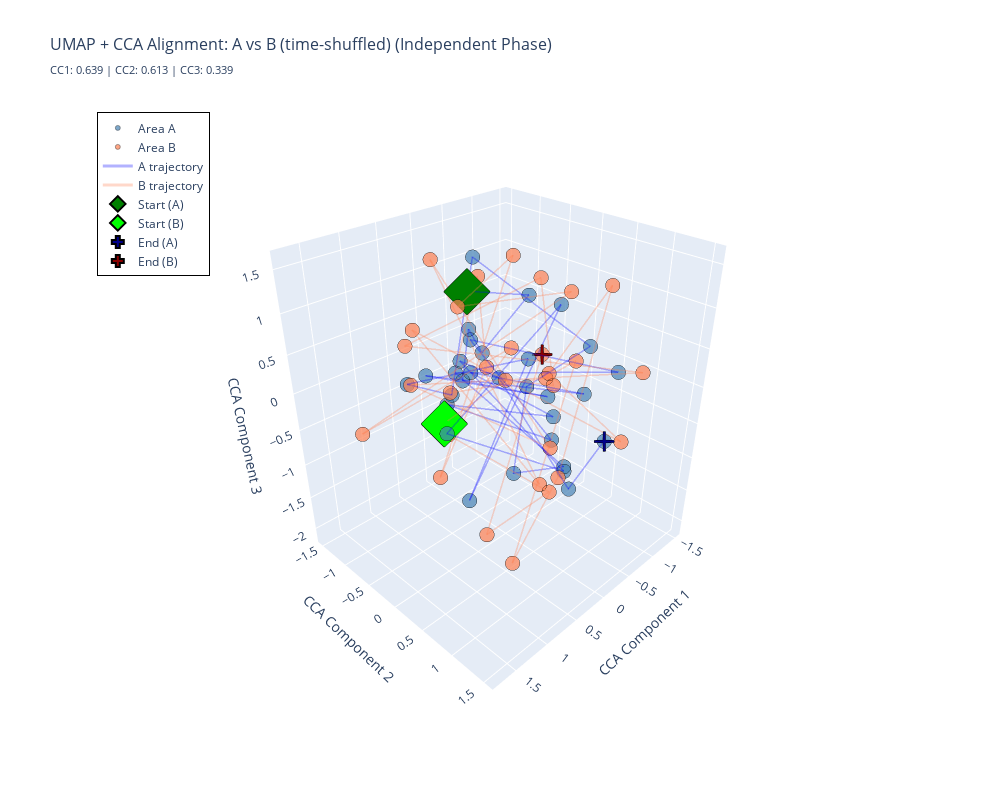

The notebook cell saved with this chart:
### Markdown cell above
### 5.2 Control: Time-Shuffled Data

Test the robustness of observed correlations by time-shuffling region B's activity. This control helps determine whether CCA alignment reflects true temporal coupling or is merely an artifact of the analysis method.

### Code cell
rng = np.random.default_rng(0)
perm = rng.permutation(A_indep.shape[0])
B_indep_shuff = B_indep[perm]

# Independent phase: UMAP + CCA alignment
Z_A_cca, Z_B_cca, cca_model, fig = plot_umap_cca_alignment(
    X_A               = A_indep,
    X_B               = B_indep_shuff,
    use_joint_umap    = False,
    n_umap_components = 5,
    n_cca_components  = 3,
    random_state      = 42,
    title             = "UMAP + CCA Alignment: A vs B (time-shuffled) (Independent Phase)",
    width             = 1000,
    height            = 800,
    point_size        = 5,
    alpha             = 0.7,
)

### Figure 1 — Plotly figure (JSON) as saved in the notebook; plotly's stock layout.template omitted (floating-point values rounded to 4 significant figures)
{"data": [{"hovertemplate": "Area A<br>CC1: %{x:.3f}<br>CC2: %{y:.3f}<br>CC3: %{z:.3f}<extra></extra>", "marker": {"color": "steelblue", "line": {"color": "black", "width": 0.5}, "opacity": 0.7, "size": 5}, "mode": "markers", "name": "Area A", "type": "scatter3d", "x": [0.3409, 0.001726, 0.2351, -0.2836, 0.1241, -0.1658, 0.2631, -0.3249, 0.07304, -0.2791, 0.4211, -0.6642, 0.1955, -0.6323, 0.4545, 0.1212, -0.09074, -0.5857, -0.1172, -0.2294, -0.09805, 0.4729, -0.2729, 0.8561, -1.071, 0.8845, 0.596, -0.6277, 0.876, -0.3318, -0.1414], "y": [-0.2755, 0.3229, -0.1614, -0.9439, -0.6284, 0.4934, -1.164, 0.8862, -0.5347, 0.4927, -0.5893, 0.1524, -0.394, 1.102, -0.3792, 1.014, 0.04067, -0.2227, 1.087, -0.7886, -1.096, -1.28, 0.08154, 0.251, -0.128, -0.06422, 1.404, -1.513, 0.753, 0.74, 1.343], "z": [1.21, 1.243, 0.4707, 0.3292, -0.1198, 0.002182, -0.2049, 0.1344, 0.01128, -0.3166, -0.3153, -0.9869, 0.5394, 0.3739, 0.2131, -0.5658, -1.274, -0.3242, 0.8695, 1.317, -0.6069, -0.2907, 0.2971, -1.061, 0.6695, -0.2724, -0.1802, -0.4581, 0.76, -1.271, -0.1928]}, {"hovertemplate": "Area B<br>CC1: %{x:.3f}<br>CC2: %{y:.3f}<br>CC3: %{z:.3f}<extra></extra>", "marker": {"color": "coral", "line": {"color": "black", "width": 0.5}, "opacity": 0.7, "size": 5}, "mode": "markers", "name": "Area B", "type": "scatter3d", "x": [0.714, 0.2542, -1.066, -0.04675, 0.4365, -1.508, 0.5478, 0.5077, 0.4015, -0.1736, 0.6615, -0.5627, 0.3424, -0.6285, -0.3353, 0.4775, -1.289, -1.303, 1.003, -0.9201, -0.03121, 0.5431, -0.6256, 1.263, -1.025, 1.745, -0.07558, -0.1248, 0.9674, 0.2884, -0.4384], "y": [-0.3095, 0.2269, -0.1943, 0.442, -1.318, 0.8533, -1.11, 1.132, -0.7925, 0.4071, -0.859, 1.274, 0.9352, 0.9313, 0.5625, 0.5824, -0.02118, -0.5387, 0.1559, -1.447, -0.3685, -0.6356, -0.5197, 0.6101, 0.05813, -0.4327, -0.006639, -1.233, 1.535, -0.06267, 0.1446], "z": [-0.3246, 0.2785, -0.4868, 1.457, 0.2171, -0.06537, -0.2035, -0.06966, 1.449, -1.297, 0.661, -0.4346, 0.6725, 1.345, -1.194, -2.057, -0.1466, -0.6081, 0.3954, 0.7076, 0.1078, -1.36, 1.306, 1.589, 0.9037, -0.05078, 0.4779, -1.304, -0.1712, -2.113, 0.3186]}, {"hoverinfo": "skip", "line": {"color": "blue", "width": 3}, "mode": "lines", "name": "A trajectory", "opacity": 0.3, "type": "scatter3d", "x": [0.3409, 0.001726, 0.2351, -0.2836, 0.1241, -0.1658, 0.2631, -0.3249, 0.07304, -0.2791, 0.4211, -0.6642, 0.1955, -0.6323, 0.4545, 0.1212, -0.09074, -0.5857, -0.1172, -0.2294, -0.09805, 0.4729, -0.2729, 0.8561, -1.071, 0.8845, 0.596, -0.6277, 0.876, -0.3318, -0.1414], "y": [-0.2755, 0.3229, -0.1614, -0.9439, -0.6284, 0.4934, -1.164, 0.8862, -0.5347, 0.4927, -0.5893, 0.1524, -0.394, 1.102, -0.3792, 1.014, 0.04067, -0.2227, 1.087, -0.7886, -1.096, -1.28, 0.08154, 0.251, -0.128, -0.06422, 1.404, -1.513, 0.753, 0.74, 1.343], "z": [1.21, 1.243, 0.4707, 0.3292, -0.1198, 0.002182, -0.2049, 0.1344, 0.01128, -0.3166, -0.3153, -0.9869, 0.5394, 0.3739, 0.2131, -0.5658, -1.274, -0.3242, 0.8695, 1.317, -0.6069, -0.2907, 0.2971, -1.061, 0.6695, -0.2724, -0.1802, -0.4581, 0.76, -1.271, -0.1928]}, {"hoverinfo": "skip", "line": {"color": "coral", "width": 3}, "mode": "lines", "name": "B trajectory", "opacity": 0.3, "type": "scatter3d", "x": [0.714, 0.2542, -1.066, -0.04675, 0.4365, -1.508, 0.5478, 0.5077, 0.4015, -0.1736, 0.6615, -0.5627, 0.3424, -0.6285, -0.3353, 0.4775, -1.289, -1.303, 1.003, -0.9201, -0.03121, 0.5431, -0.6256, 1.263, -1.025, 1.745, -0.07558, -0.1248, 0.9674, 0.2884, -0.4384], "y": [-0.3095, 0.2269, -0.1943, 0.442, -1.318, 0.8533, -1.11, 1.132, -0.7925, 0.4071, -0.859, 1.274, 0.9352, 0.9313, 0.5625, 0.5824, -0.02118, -0.5387, 0.1559, -1.447, -0.3685, -0.6356, -0.5197, 0.6101, 0.05813, -0.4327, -0.006639, -1.233, 1.535, -0.06267, 0.1446], "z": [-0.3246, 0.2785, -0.4868, 1.457, 0.2171, -0.06537, -0.2035, -0.06966, 1.449, -1.297, 0.661, -0.4346, 0.6725, 1.345, -1.194, -2.057, -0.1466, -0.6081, 0.3954, 0.7076, 0.1078, -1.36, 1.306, 1.589, 0.9037, -0.05078, 0.4779, -1.304, -0.1712, -2.113, 0.3186]}, {"hovertemplate": "Start (A)<br>CC1: %{x:.3f}<br>CC2: %{y:.3f}<br>CC3: %{z:.3f}<extra></extra>", "marker": {"color": "green", "line": {"color": "black", "width": 2}, "size": 12, "symbol": "diamond"}, "mode": "markers", "name": "Start (A)", "type": "scatter3d", "x": [0.3409], "y": [-0.2755], "z": [1.21]}, {"hovertemplate": "Start (B)<br>CC1: %{x:.3f}<br>CC2: %{y:.3f}<br>CC3: %{z:.3f}<extra></extra>", "marker": {"color": "lime", "line": {"color": "black", "width": 2}, "size": 12, "symbol": "diamond"}, "mode": "markers", "name": "Start (B)", "type": "scatter3d", "x": [0.714], "y": [-0.3095], "z": [-0.3246]}, {"hovertemplate": "End (A)<br>CC1: %{x:.3f}<br>CC2: %{y:.3f}<br>CC3: %{z:.3f}<extra></extra>", "marker": {"color": "darkblue", "line": {"color": "black", "width": 2}, "size": 10, "symbol": "cross"}, "mode": "markers", "name": "End (A)", "type": "scatter3d", "x": [-0.1414], "y": [1.343], "z": [-0.1928]}, {"hovertemplate": "End (B)<br>CC1: %{x:.3f}<br>CC2: %{y:.3f}<br>CC3: %{z:.3f}<extra></extra>", "marker": {"color": "darkred", "line": {"color": "black", "width": 2}, "size": 10, "symbol": "cross"}, "mode": "markers", "name": "End (B)", "type": "scatter3d", "x": [-0.4384], "y": [0.1446], "z": [0.3186]}], "layout": {"height": 800, "legend": {"bgcolor": "rgba(255,255,255,0.8)", "bordercolor": "black", "borderwidth": 1, "x": 0.02, "y": 0.98}, "scene": {"camera": {"eye": {"x": 1.5, "y": 1.5, "z": 1.3}}, "xaxis": {"title": {"text": "CCA Component 1"}}, "yaxis": {"title": {"text": "CCA Component 2"}}, "zaxis": {"title": {"text": "CCA Component 3"}}}, "showlegend": true, "title": {"font": {"size": 16}, "text": "UMAP + CCA Alignment: A vs B (time-shuffled) (Independent Phase)<br><sub>CC1: 0.639 | CC2: 0.613 | CC3: 0.339</sub>"}, "width": 1000}}
